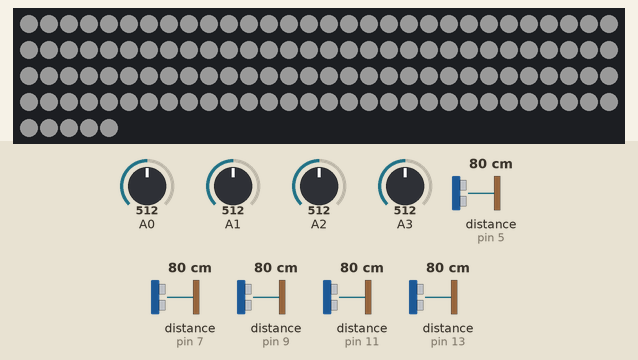
Simulated run of this sketch. Board: Arduino Uno, built with avr-gcc and run on an emulated ATmega328P. Shown: 125 RGB LEDs in strip order, left to right, continuing on the next row. Inputs (shaded band) come from the test bench; at power-on: distance to the obstacle (sensors on pin 5, pin 7, pin 9, pin 11, pin 13) 80 cm, A0 = 512, A1 = 512, A2 = 512, A3 = 512. Dim RGB values are drawn brighter than linear.

Above: at 0.19 s.
At 1.2 s:
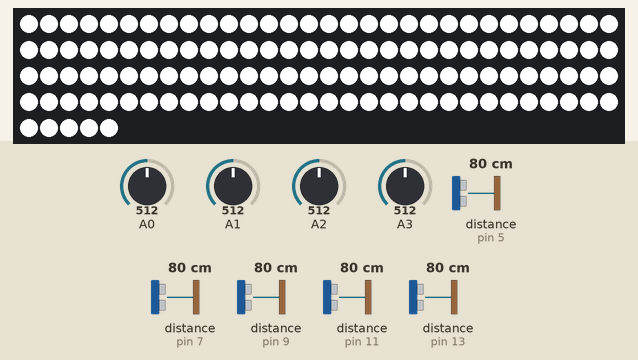
1.3 s: distance to the obstacle (sensor on pin 5) set to 2 cm
2.8 s: distance to the obstacle (sensor on pin 7) set to 2 cm
4.3 s: distance to the obstacle (sensor on pin 9) set to 2 cm
5.8 s: distance to the obstacle (sensor on pin 11) set to 2 cm
7.3 s: distance to the obstacle (sensor on pin 13) set to 2 cm
8.8 s: distance to the obstacle (sensor on pin 13) set to 299 cm
Timing chart, 0 to 11.6 s (numbered marks = the images above; inputs shaded):
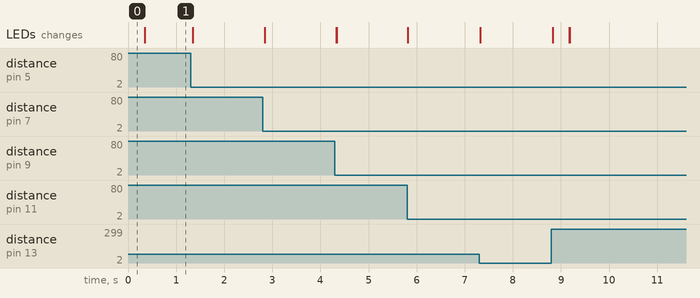

The sketch:

chessmate-interaction-design.ino
```cpp
#include <Adafruit_NeoPixel.h>
#include <HCSR04.h>
#define PIN 3 // Which pin on the Arduino is connected to the NeoPixels?
#define NUMPIXELS 125 // How many NeoPixels are attached to the Arduino?
#define CONTROLLED_LEDS 5 // Only control first 5 LED
#define MAX_DISTANCE 50 // The maximum detected distance (or 60)
#define DISTANCE_PER_LED 12  // Turn on light every 12 cm
#define MOVE_DELAY 300  // Delay 2 seconds after LED starts moving
Adafruit_NeoPixel pixels(NUMPIXELS, PIN, NEO_GRB + NEO_KHZ800);
UltraSonicDistanceSensor distanceSensor1(4, 5);
UltraSonicDistanceSensor distanceSensor2(6, 7);
UltraSonicDistanceSensor distanceSensor3(8, 9);
UltraSonicDistanceSensor distanceSensor4(10, 11);
UltraSonicDistanceSensor distanceSensor5(12, 13);

bool ledState[5][5][5];
bool moveCompleted[5]; // check if move completed each layer
bool isHandPresent[5];  // check if hand in the detected range
unsigned long lastActiveTime[5]; // record the last active time each layer
int lastActiveLED[5];  // record the last active position each layer
int currentPlayer;
bool colorSaved = false;  // check if color be saved
int playerRed = 0, playerGreen = 0, playerBlue = 0; // Player color variable

int indexFromXYZ(int x, int y, int z) {
    return z * 25 + y * 5 + x; // assume there are 25 LEDs per layer, 5 per row
}


struct PlayerColor {
    int red, green, blue;
    PlayerColor(int r = 0, int g = 0, int b = 0) : red(r), green(g), blue(b) {}
};

PlayerColor playerColors[2] = { // two players, with two arrays storing the player colors
    {0, 0, 0}, // Player 1 default
    {0, 0, 0}  // Player 2 default
};

void setup() {
    Serial.begin(9600);
    pixels.begin();
    pixels.clear();
    pixels.show();
    currentPlayer = 1; // initialize the current player
    for (int i = 0; i < 5; i++) {
        moveCompleted[i] = false;
        isHandPresent[i] = false;
        lastActiveTime[i] = 0;
        lastActiveLED[i] = -1;
        for (int z = 0; z < 5; z++) {
            for (int y = 0; y < 5; y++) {
                for (int x = 0; x < 5; x++) {
                    ledState[z][y][x] = false;
                }
            }
        }
    }
}

void loop() {
    int redValue = analogRead(A0);
    int greenValue = analogRead(A1);
    int blueValue = analogRead(A2);
    int triggerValue = analogRead(A3);

    redValue = map(redValue, 0, 1023, 0, 50);
    greenValue = map(greenValue, 0, 1023, 0, 50);
    blueValue = map(blueValue, 0, 1023, 0, 50);

    if (!colorSaved) {
        if (!handLeave(redValue, greenValue, blueValue)) {
            mixColors(redValue, greenValue, blueValue);
            setAllPixels(playerRed, playerGreen, playerBlue);
        } else if (triggerValue > 350) {
            saveColors(currentPlayer, playerRed, playerGreen, playerBlue);
            setAllPixels(playerRed, playerGreen, playerBlue);
            colorSaved = true;
            currentPlayer = (currentPlayer == 1) ? 2 : 1;
        }
    }

    if (colorSaved && triggerValue < 350) {
        // reset color preparing for next player
        playerRed = 0;
        playerGreen = 0;
        playerBlue = 0;
        colorSaved = false;
        setAllPixels(0, 0, 0);
    }

    updateLEDsBasedOnDistance();

    for (int layer = 0; layer < 5; layer++) {
        if (millis() - lastActiveTime[layer] > MOVE_DELAY && !isHandPresent[layer] && lastActiveLED[layer] != -1 && !moveCompleted[layer]) {
            ledMove(layer);
            moveCompleted[layer] = true;
            currentPlayer = (currentPlayer == 1) ? 2 : 1;
        }
    }
}

void saveColors(int player, int red, int green, int blue) {
    if (player == 1 || player == 2) { // when player1 or 2 came in
        playerColors[player - 1].red = red; // arrays start at 0, so player 1 must use -1 to map colors to his color array
        playerColors[player - 1].green = green;
        playerColors[player - 1].blue = blue;
        Serial.print("Player ");
        Serial.print(player);
        Serial.println(" colors saved");
    }
}

bool handLeave(int red, int green, int blue) {
    // assume when the color value is lower than a certain value, the hand leaves
    return red < 10 && green < 10 && blue < 10;
}

void mixColors(int red, int green, int blue) {
    // mapping color value
    playerRed = min(playerRed + red, 255); // pressure value does not exceed the 255 and take the minimum value
    playerGreen = min(playerGreen + green, 255);
    playerBlue = min(playerBlue + blue, 255);
}

void setAllPixels(int red, int green, int blue) {
    for (int i = 0; i < NUMPIXELS; i++) {
        pixels.setPixelColor(i, pixels.Color(red, green, blue));
    }
    pixels.show();
}

int measureDistanceForLayer(int layer) {
    switch(layer) {
        case 0: return distanceSensor1.measureDistanceCm();
        case 1: return distanceSensor2.measureDistanceCm();
        case 2: return distanceSensor3.measureDistanceCm();
        case 3: return distanceSensor4.measureDistanceCm();
        case 4: return distanceSensor5.measureDistanceCm();
        default: return -1; // undefined layers return invalid distance
    }
}


void updateLEDsBasedOnDistance() {
    for (int layer = 0; layer < 5; layer++) {
        int measuredDistance = measureDistanceForLayer(layer);
        if (measuredDistance >= 0 && measuredDistance <= MAX_DISTANCE) {
            if (!isHandPresent[layer]) {
                isHandPresent[layer] = true;
                moveCompleted[layer] = false;
            }
            int ledCount = measuredDistance == 0 ? 1 : (measuredDistance + DISTANCE_PER_LED - 1) / DISTANCE_PER_LED;
            ledCount = min(ledCount, CONTROLLED_LEDS);
            updateLED(layer, ledCount);  // update LED of the corresponding layer
            lastActiveLED[layer] = ledCount - 1;
        } else if (isHandPresent[layer]) {
            updateLED(layer, 0); // turn of all LED
            isHandPresent[layer] = false;
            lastActiveTime[layer] = millis();
        }
    }
}

void updateLED(int layer, int ledCount) {
    // use the colour saved in structure (created at the beginning)
    uint32_t color = pixels.Color(
        playerColors[currentPlayer - 1].red,
        playerColors[currentPlayer - 1].green,
        playerColors[currentPlayer - 1].blue
    );

    for (int x = 0; x < 5; x++) {
        bool allOn = true;  // if all LED are lit
        // check if all LEDs in this column are lit
        for (int y = 4; y >= 0; y--) {
            if (!ledState[layer][y][x]) {
                allOn = false; // if find unlighted LED
                break;
            }
        }
        bool newState = x < ledCount;  // new state light up based on ledCount
        int ledIndex = indexFromXYZ(x, 0, layer);
        if (!allOn && newState != ledState[layer][0][x]) {
            pixels.setPixelColor(ledIndex, newState ? color : pixels.Color(0, 0, 0));
            ledState[layer][0][x] = newState;  // update LED state
        }
    }
    pixels.show();  // refresh LED display
}


void ledMove(int activeLayer) {
    if (lastActiveLED[activeLayer] == -1 || moveCompleted[activeLayer]) return;

    for (int y = 4; y >= 0; y--) {
        if (!ledState[activeLayer][y][lastActiveLED[activeLayer]]) {
            uint32_t color = pixels.Color(
                playerColors[currentPlayer - 1].red,
                playerColors[currentPlayer - 1].green,
                playerColors[currentPlayer - 1].blue
            );

            int ledIndex = indexFromXYZ(lastActiveLED[activeLayer], y, activeLayer);
            pixels.setPixelColor(ledIndex, color);
            ledState[activeLayer][y][lastActiveLED[activeLayer]] = true;
            pixels.show();
            moveCompleted[activeLayer] = true;

            if (checkConnectFromLED(lastActiveLED[activeLayer], y, activeLayer, color)) {
                resetMove(activeLayer);
            }
            break;
        }
    }
}

void resetMove(int layer) {
    moveCompleted[layer] = false;
    // reset moving state
}

struct Direction {
    int dx, dy, dz;
};

Direction directions[] = {
    {1, 0, 0}, {0, 1, 0}, {0, 0, 1}, // main axis
    {1, 1, 0}, {1, -1, 0}, {1, 0, 1}, {1, 0, -1}, {0, 1, 1}, {0, 1, -1}, // diagonal
    {1, 1, 1}, {1, 1, -1}, {1, -1, 1}, {1, -1, -1} // body diagonal
};


bool checkConnectFromLED(int x, int y, int z, uint32_t color) {
    int nx, ny, nz, count;
    for (const auto& dir : directions) {
        count = 1;
        for (int i = 1; i < 4; ++i) {
            nx = x + i * dir.dx;
            ny = y + i * dir.dy;
            nz = z + i * dir.dz;
            if (nx < 0 || nx >= 5 || ny < 0 || ny >= 5 || nz < 0 || nz >= 5 || pixels.getPixelColor(indexFromXYZ(nx, ny, nz)) != color) break;
            count++;
        }
        for (int i = 1; i < 4; ++i) {
            nx = x - i * dir.dx;
            ny = y - i * dir.dy;
            nz = z - i * dir.dz;
            if (nx < 0 || nx >= 5 || ny < 0 || ny >= 5 || nz < 0 || nz >= 5 || pixels.getPixelColor(indexFromXYZ(nx, ny, nz)) != color) break;
            count++;
        }
        if (count >= 4) {
            for (int i = -3; i <= 3; ++i) {
                nx = x + i * dir.dx;
                ny = y + i * dir.dy;
                nz = z + i * dir.dz;
                if (nx >= 0 && nx < 5 && ny >= 0 && ny < 5 && nz >= 0 && nz < 5 && pixels.getPixelColor(indexFromXYZ(nx, ny, nz)) == color) {
                    pixels.setPixelColor(indexFromXYZ(nx, ny, nz), pixels.Color(255, 255, 255)); // Set color to white
                }
            }
            pixels.show();
            delay(500); // Adjust delay time as needed

            // Reset the state of each connected LED
            for (int i = -3; i <= 3; ++i) {
                nx = x + i * dir.dx;
                ny = y + i * dir.dy;
                nz = z + i * dir.dz;
                if (nx >= 0 && nx < 5 && ny >= 0 && ny < 5 && nz >= 0 && nz < 5) {
                    resetLEDState(nx, ny, nz);
                }
            }
            pixels.show();
            return true; // Connection has flashed and reset
        }
    }
    return false;
}

void resetLEDState(int x, int y, int z) {
    int index = indexFromXYZ(x, y, z);
    pixels.setPixelColor(index, pixels.Color(0, 0, 0)); // Reset the LED to black, indicating off

    // Assuming there are other state variables that need to be reset
    isHandPresent[index] = false; // Reset the presence of hand flag
    lastActiveTime[index] = millis(); // Update to the current timestamp

    // More state resets can be added here
}
```
